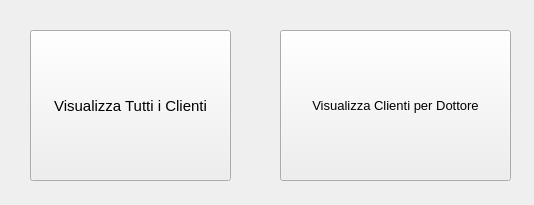
<?xml version="1.0" encoding="UTF-8"?>
<ui version="4.0">
 <class>Form</class>
 <widget class="QWidget" name="Form">
  <property name="geometry">
   <rect>
    <x>0</x>
    <y>0</y>
    <width>534</width>
    <height>205</height>
   </rect>
  </property>
  <property name="windowTitle">
   <string>Scelta Visualizza Clienti</string>
  </property>
  <widget class="QPushButton" name="pushButton">
   <property name="geometry">
    <rect>
     <x>30</x>
     <y>30</y>
     <width>201</width>
     <height>151</height>
    </rect>
   </property>
   <property name="font">
    <font>
     <pointsize>11</pointsize>
    </font>
   </property>
   <property name="text">
    <string>Visualizza Tutti i Clienti</string>
   </property>
  </widget>
  <widget class="QPushButton" name="pushButton_2">
   <property name="geometry">
    <rect>
     <x>280</x>
     <y>30</y>
     <width>231</width>
     <height>151</height>
    </rect>
   </property>
   <property name="font">
    <font>
     <pointsize>10</pointsize>
    </font>
   </property>
   <property name="text">
    <string>Visualizza Clienti per Dottore</string>
   </property>
  </widget>
 </widget>
 <resources/>
 <connections/>
</ui>
